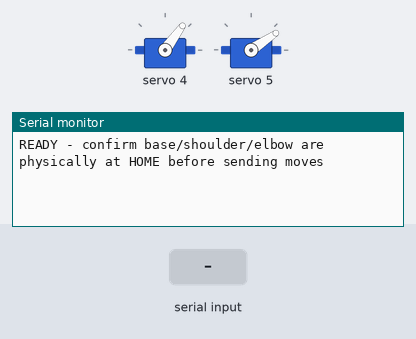
Recording of a sketch running on a simulated Arduino Uno, built with avr-gcc and run on an emulated ATmega328P. Parts: 2 × servo, the last lines printed to the serial monitor. The inputs (shaded band) are chosen by the test bench.

Above: at 1.8 s.
1.9 s: "LIMP\n" received over Serial
At 3.0 s:
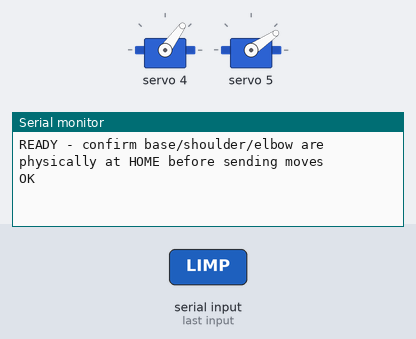
3.4 s: "90,45\n" received over Serial
At 4.1 s:
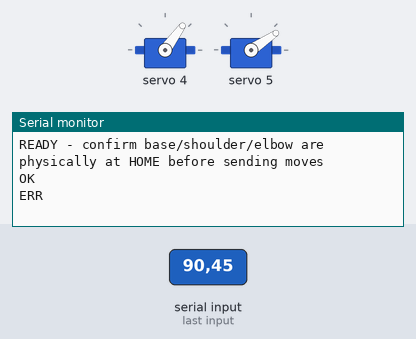

Measured:
- after the input at 1.9 s, the serial monitor: prints a new line at once (image 1)
- after the input at 3.4 s, the serial monitor: prints a new line at once (image 2)

The sketch:

chess_arm_arduino.ino
```cpp
/*
 * chess_arm_arduino.ino  —  PCA9685 version, hybrid continuous-rotation + positional
 *
 * Base, Shoulder, Elbow (ch 0,1,2)   = continuous-rotation servos (new sturdier units), driven by
 *                                      timed relative moves (no position feedback).
 * Wrist Pitch, Gripper               = normal positional servos, driven by
 *                                      direct pulse mapping (ch 4, 5).
 * Wrist Roll (ch 3)                  = DISABLED. Confirmed to be a continuous-
 *                                      rotation / misbehaving unit that spins
 *                                      indefinitely under any signal. Not needed
 *                                      by this project (roll stays neutral the
 *                                      whole game), so it is simply never driven.
 *
 * Laptop sends:  "S <base> <shoulder> <elbow> <pitch> <roll> <grip>\n"  (0-180, absolute)
 * Replies "OK" when the move finishes, "ERR" on a bad line. Also accepts "LIMP".
 *
 * IMPORTANT: base/shoulder/elbow have no position feedback. On boot, the
 * firmware ASSUMES the arm is physically at HOME (90, 90, 90) already —
 * position it there by hand before powering on / before running main.py.
 */

#include <Wire.h>
#include <math.h>
#include <Adafruit_PWMServoDriver.h>

#define PCA9685_ADDR 0x40
#define PWM_FREQ     50
#define OE_PIN       4
#define USE_OE_PIN   1

Adafruit_PWMServoDriver pwm = Adafruit_PWMServoDriver(PCA9685_ADDR);

const int N = 6;

// ---- Continuous-rotation joints: base=0, shoulder=1, elbow=2 (physical ch 0,1,2) ----
// Per-joint calibration (base, shoulder, elbow) — new motors, recalibrate each one.
int   STOP_PULSE[3] = {307, 307, 307};      // pulse where that motor stands perfectly still
int   DEFLECTION[3] = {78, 78, 78};         // offset from STOP for moving speed
float SPEED_DPS[3]  = {180.0, 180.0, 180.0};// deg/sec at that deflection
float POS_FACTOR[3] = {1.25, 1.25, 1.25};   // correction when angle INCREASES
float NEG_FACTOR[3] = {1.0, 1.0, 1.5};      // correction when angle DECREASES (elbow boosted: lifts against gravity)
int   START_MS[3]   = {40, 40, 40};         // extra ms per move: motor spin-up time (fixes small moves doing nothing)

float curAngle[3];   // software-tracked angle — only as accurate as the last real position

// ---- Positional joints: wrist pitch=3, wrist roll=4 (disabled), gripper=5 ----
// Physical channel for each (pitch->ch4, roll->ch3, gripper->ch5):
const uint8_t POS_CH[3]  = {4, 3, 5};
int PULSE_MIN[3] = {150, 150, 150};   // wristPitch, wristRoll(unused), gripper
int PULSE_MAX[3] = {300, 300, 300};

int ANG_MIN[N] = {0,   0,   0,   0,   0,   0};
int ANG_MAX[N] = {180, 180, 180, 180, 180, 180};

const int HOME_POS[N] = {90, 90, 90, 90, 90, 40};   // base, shoulder, elbow, pitch, roll, grip

char buf[64];
uint8_t bufIdx = 0;

uint16_t contPulse(int j, int dir) {   // j = joint 0..2, dir: +1 / -1 / 0
  if (dir == 0) return STOP_PULSE[j];
  return dir > 0 ? (STOP_PULSE[j] + DEFLECTION[j]) : (STOP_PULSE[j] - DEFLECTION[j]);
}

void writePosJoint(int i, int deg) {   // i = 3, 4, 5   (i == 4 / wrist roll is never called)
  deg = constrain(deg, ANG_MIN[i], ANG_MAX[i]);
  int k = i - 3;
  pwm.setPWM(POS_CH[k], 0, map(deg, 0, 180, PULSE_MIN[k], PULSE_MAX[k]));
}

void allOff() {
  for (uint8_t i = 0; i < 16; i++) pwm.setPWM(i, 0, 4096);
}

void moveTo(const int tgt[]) {
  unsigned long dur[3];
  bool done[3];
  unsigned long start = millis();

  for (int i = 0; i < 3; i++) {
    float delta = (float)tgt[i] - curAngle[i];
    if (fabs(delta) < 0.5) {
      dur[i] = 0;
      done[i] = true;
      pwm.setPWM(i, 0, 4096);
      continue;
    }
    int dir = (delta > 0) ? 1 : -1;
    float factor = (delta > 0) ? POS_FACTOR[i] : NEG_FACTOR[i];
    dur[i] = (unsigned long)((fabs(delta) / SPEED_DPS[i]) * 1000.0 * factor) + START_MS[i];
    done[i] = false;
    pwm.setPWM(i, 0, contPulse(i, dir));
  }

  // Wrist pitch + gripper: positional, set immediately, they ramp on their own.
  // Wrist roll (i == 4) is deliberately skipped — disabled, never driven.
  for (int i = 3; i < N; i++) {
    if (i == 4) continue;
    writePosJoint(i, tgt[i]);
  }

  // Let each continuous joint run for its own duration, cutting its signal
  // the instant IT is done (not waiting for the slowest one).
  while (!(done[0] && done[1] && done[2])) {
    unsigned long elapsed = millis() - start;
    for (int i = 0; i < 3; i++) {
      if (!done[i] && elapsed >= dur[i]) {
        pwm.setPWM(i, 0, 4096);   // cut signal -> stops
        done[i] = true;
      }
    }
  }
  for (int i = 0; i < 3; i++) curAngle[i] = tgt[i];

  delay(150);   // let the positional servos visually settle
}

void setup() {
  Serial.begin(115200);

#if USE_OE_PIN
  pinMode(OE_PIN, OUTPUT);
  digitalWrite(OE_PIN, HIGH);
#endif

  pwm.begin();
  pwm.setOscillatorFrequency(27000000);
  pwm.setPWMFreq(PWM_FREQ);
  allOff();

#if USE_OE_PIN
  digitalWrite(OE_PIN, LOW);
#endif

  // Continuous-rotation joints: trust the arm is physically at HOME already.
  curAngle[0] = HOME_POS[0];
  curAngle[1] = HOME_POS[1];
  curAngle[2] = HOME_POS[2];
  for (int i = 0; i < 3; i++) pwm.setPWM(i, 0, 4096);   // limp, matches your tested behavior

  // Positional joints: actually home for real. Wrist roll (i == 4) is
  // deliberately kept OFF/unpowered — disabled, never driven, avoids spinning.
  for (int i = 3; i < N; i++) {
    if (i == 4) { pwm.setPWM(POS_CH[i - 3], 0, 4096); continue; }
    writePosJoint(i, HOME_POS[i]);
    delay(300);
  }

  Serial.println("READY - confirm base/shoulder/elbow are physically at HOME before sending moves");
}

void handle(const char* cmd) {
  int t[N];
  if (sscanf(cmd, "S %d %d %d %d %d %d",
             &t[0], &t[1], &t[2], &t[3], &t[4], &t[5]) == N) {
    for (int i = 0; i < N; i++) t[i] = constrain(t[i], ANG_MIN[i], ANG_MAX[i]);
    moveTo(t);
    Serial.println("OK");
  } else if (strncmp(cmd, "LIMP", 4) == 0) {
    allOff();
    Serial.println("OK");
  } else {
    Serial.println("ERR");
  }
}

void loop() {
  while (Serial.available() > 0) {
    char c = (char)Serial.read();
    if (c == '\n' || c == '\r') {
      if (bufIdx > 0) {
        buf[bufIdx] = '\0';
        bufIdx = 0;
        handle(buf);
      }
    } else if (bufIdx < 63) {
      buf[bufIdx++] = c;
    }
  }
}
```
